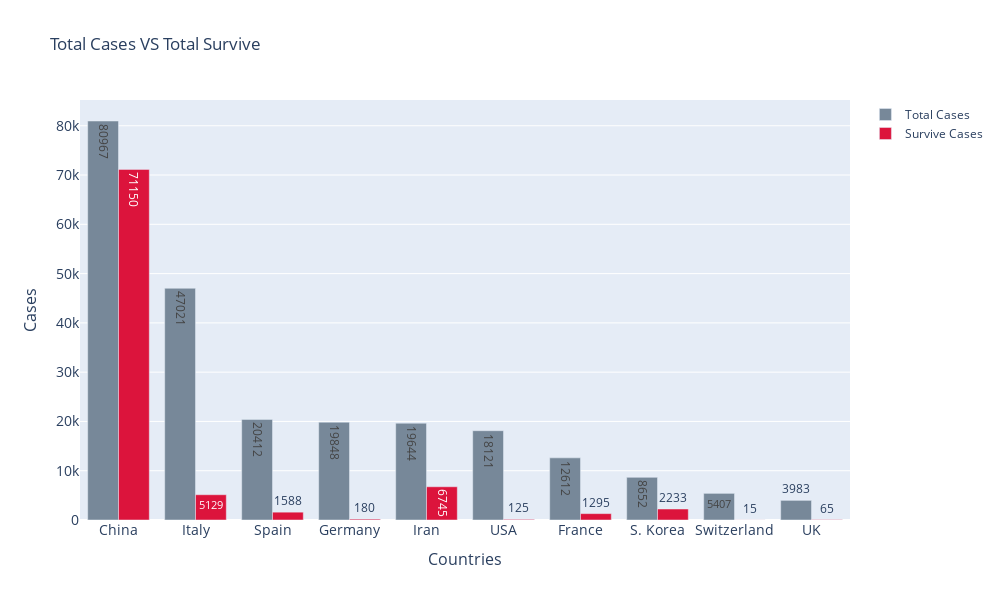

The code cell stored with this chart in its notebook:
### Markdown cell above
## Total survive

### Code cell
fig=go.Figure(data=[go.Bar(name="Total Cases",x=tab['Country'].head(10),
                           y=tab["TotalCases"].head(10),text=tab["TotalCases"].head(10),textposition='auto',marker_color='lightslategrey'),
                       go.Bar(name="Survive Cases",x=tab['Country'].head(10),marker_color='crimson',
                              y=tab["TotalRecovered"].head(10),text=tab["TotalRecovered"].head(10),textposition='auto')
                ])
fig.update_layout(title_text='Total Cases VS Total Survive',height=600,width=1000,
                    yaxis=dict(title="Cases",
                    titlefont_size=16,
                    tickfont_size=14),
                   xaxis=dict(title="Countries",
                    titlefont_size=16,
                    tickfont_size=14)
                 )
                     
fig.show()

### Figure 1 — Plotly figure (JSON) as saved in the notebook; plotly's stock layout.template omitted (floating-point values rounded to 4 significant figures)
{"data": [{"marker": {"color": "lightslategrey"}, "name": "Total Cases", "text": [80967, 47021, 20412, 19848, 19644, 18121, 12612, 8652, 5407, 3983], "textposition": "auto", "type": "bar", "x": ["China", "Italy", "Spain", "Germany", "Iran", "USA", "France", "S. Korea", "Switzerland", "UK"], "y": [80967, 47021, 20412, 19848, 19644, 18121, 12612, 8652, 5407, 3983]}, {"marker": {"color": "crimson"}, "name": "Survive Cases", "text": [71150, 5129, 1588, 180, 6745, 125, 1295, 2233, 15, 65], "textposition": "auto", "type": "bar", "x": ["China", "Italy", "Spain", "Germany", "Iran", "USA", "France", "S. Korea", "Switzerland", "UK"], "y": [71150, 5129, 1588, 180, 6745, 125, 1295, 2233, 15, 65]}], "layout": {"height": 600, "title": {"text": "Total Cases VS Total Survive"}, "width": 1000, "xaxis": {"tickfont": {"size": 14}, "title": {"font": {"size": 16}, "text": "Countries"}}, "yaxis": {"tickfont": {"size": 14}, "title": {"font": {"size": 16}, "text": "Cases"}}}}
